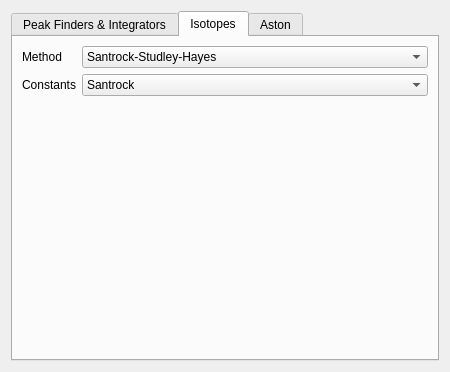
<?xml version="1.0" encoding="UTF-8"?>
<ui version="4.0">
 <class>Form</class>
 <widget class="QWidget" name="Form">
  <property name="geometry">
   <rect>
    <x>0</x>
    <y>0</y>
    <width>450</width>
    <height>372</height>
   </rect>
  </property>
  <property name="windowTitle">
   <string>Form</string>
  </property>
  <layout class="QVBoxLayout" name="verticalLayout">
   <item>
    <widget class="QTabWidget" name="tabWidget">
     <property name="tabPosition">
      <enum>QTabWidget::North</enum>
     </property>
     <property name="tabShape">
      <enum>QTabWidget::Rounded</enum>
     </property>
     <property name="currentIndex">
      <number>1</number>
     </property>
     <property name="elideMode">
      <enum>Qt::ElideNone</enum>
     </property>
     <property name="tabsClosable">
      <bool>false</bool>
     </property>
     <property name="movable">
      <bool>false</bool>
     </property>
     <widget class="QWidget" name="tab">
      <attribute name="title">
       <string>Peak Finders &amp;&amp; Integrators</string>
      </attribute>
      <layout class="QVBoxLayout" name="verticalLayout_2">
       <item>
        <widget class="QToolBox" name="toolBox">
         <property name="enabled">
          <bool>true</bool>
         </property>
         <property name="frameShadow">
          <enum>QFrame::Plain</enum>
         </property>
         <property name="currentIndex">
          <number>0</number>
         </property>
         <widget class="QWidget" name="page">
          <property name="geometry">
           <rect>
            <x>0</x>
            <y>0</y>
            <width>447</width>
            <height>170</height>
           </rect>
          </property>
          <attribute name="label">
           <string>Simple Peak Finder</string>
          </attribute>
          <layout class="QGridLayout" name="gridLayout_4">
           <item row="1" column="0">
            <widget class="QLabel" name="label_5">
             <property name="text">
              <string>Ending Slope</string>
             </property>
             <property name="alignment">
              <set>Qt::AlignRight|Qt::AlignTrailing|Qt::AlignVCenter</set>
             </property>
            </widget>
           </item>
           <item row="1" column="1">
            <widget class="QDoubleSpinBox" name="doubleSimpleEndSlope">
             <property name="minimum">
              <double>-10000.000000000000000</double>
             </property>
             <property name="maximum">
              <double>10000.000000000000000</double>
             </property>
             <property name="singleStep">
              <double>100.000000000000000</double>
             </property>
             <property name="value">
              <double>200.000000000000000</double>
             </property>
            </widget>
           </item>
           <item row="0" column="1">
            <widget class="QDoubleSpinBox" name="doubleSimpleStartSlope">
             <property name="minimum">
              <double>-10000.000000000000000</double>
             </property>
             <property name="maximum">
              <double>10000.000000000000000</double>
             </property>
             <property name="singleStep">
              <double>100.000000000000000</double>
             </property>
             <property name="value">
              <double>500.000000000000000</double>
             </property>
            </widget>
           </item>
           <item row="0" column="0">
            <widget class="QLabel" name="label_4">
             <property name="text">
              <string>Starting Slope</string>
             </property>
             <property name="alignment">
              <set>Qt::AlignRight|Qt::AlignTrailing|Qt::AlignVCenter</set>
             </property>
            </widget>
           </item>
           <item row="0" column="3">
            <widget class="QDoubleSpinBox" name="doubleSimpleMaxPeakWidth">
             <property name="value">
              <double>1.500000000000000</double>
             </property>
            </widget>
           </item>
           <item row="1" column="2">
            <widget class="QLabel" name="label_7">
             <property name="text">
              <string>Min Peak Height</string>
             </property>
             <property name="alignment">
              <set>Qt::AlignRight|Qt::AlignTrailing|Qt::AlignVCenter</set>
             </property>
            </widget>
           </item>
           <item row="1" column="3">
            <widget class="QDoubleSpinBox" name="doubleSimpleMinPeakHgt">
             <property name="maximum">
              <double>10000000.000000000000000</double>
             </property>
             <property name="singleStep">
              <double>100.000000000000000</double>
             </property>
             <property name="value">
              <double>50.000000000000000</double>
             </property>
            </widget>
           </item>
           <item row="0" column="2">
            <widget class="QLabel" name="label_6">
             <property name="text">
              <string>Max Peak Width (min)</string>
             </property>
             <property name="alignment">
              <set>Qt::AlignRight|Qt::AlignTrailing|Qt::AlignVCenter</set>
             </property>
            </widget>
           </item>
          </layout>
         </widget>
         <widget class="QWidget" name="page_3">
          <property name="geometry">
           <rect>
            <x>0</x>
            <y>0</y>
            <width>387</width>
            <height>82</height>
           </rect>
          </property>
          <attribute name="label">
           <string>Wavelet Peak Finder</string>
          </attribute>
          <layout class="QGridLayout" name="gridLayout">
           <item row="0" column="2">
            <widget class="QLabel" name="label_17">
             <property name="text">
              <string>Min Length</string>
             </property>
             <property name="alignment">
              <set>Qt::AlignRight|Qt::AlignTrailing|Qt::AlignVCenter</set>
             </property>
            </widget>
           </item>
           <item row="1" column="0">
            <widget class="QLabel" name="label_13">
             <property name="text">
              <string>Assumed Sigma</string>
             </property>
             <property name="alignment">
              <set>Qt::AlignRight|Qt::AlignTrailing|Qt::AlignVCenter</set>
             </property>
            </widget>
           </item>
           <item row="1" column="1">
            <widget class="QDoubleSpinBox" name="doubleWaveletAssSig">
             <property name="value">
              <double>4.000000000000000</double>
             </property>
            </widget>
           </item>
           <item row="0" column="0">
            <widget class="QLabel" name="label_12">
             <property name="text">
              <string>Minimum Signal-Noise Ratio</string>
             </property>
             <property name="alignment">
              <set>Qt::AlignRight|Qt::AlignTrailing|Qt::AlignVCenter</set>
             </property>
            </widget>
           </item>
           <item row="0" column="1">
            <widget class="QDoubleSpinBox" name="doubleWaveletMinSNR">
             <property name="value">
              <double>1.000000000000000</double>
             </property>
            </widget>
           </item>
           <item row="1" column="2">
            <widget class="QLabel" name="label_18">
             <property name="text">
              <string>Max Dist</string>
             </property>
             <property name="alignment">
              <set>Qt::AlignRight|Qt::AlignTrailing|Qt::AlignVCenter</set>
             </property>
            </widget>
           </item>
           <item row="0" column="3">
            <widget class="QDoubleSpinBox" name="doubleWaveletMinLength">
             <property name="value">
              <double>8.000000000000000</double>
             </property>
            </widget>
           </item>
           <item row="1" column="3">
            <widget class="QDoubleSpinBox" name="doubleWaveletMaxDist">
             <property name="value">
              <double>4.000000000000000</double>
             </property>
            </widget>
           </item>
           <item row="2" column="0">
            <widget class="QLabel" name="label_19">
             <property name="text">
              <string>Gap Thresh</string>
             </property>
             <property name="alignment">
              <set>Qt::AlignRight|Qt::AlignTrailing|Qt::AlignVCenter</set>
             </property>
            </widget>
           </item>
           <item row="2" column="1">
            <widget class="QDoubleSpinBox" name="doubleWaveletGapThresh">
             <property name="value">
              <double>2.000000000000000</double>
             </property>
            </widget>
           </item>
          </layout>
         </widget>
         <widget class="QWidget" name="page_2">
          <property name="geometry">
           <rect>
            <x>0</x>
            <y>0</y>
            <width>117</width>
            <height>29</height>
           </rect>
          </property>
          <attribute name="label">
           <string>Event Peak Finder</string>
          </attribute>
          <layout class="QFormLayout" name="formLayout">
           <item row="0" column="0">
            <widget class="QLabel" name="label_3">
             <property name="text">
              <string>Adjust Times</string>
             </property>
            </widget>
           </item>
           <item row="0" column="1">
            <widget class="QCheckBox" name="checkEventAdjust">
             <property name="text">
              <string/>
             </property>
            </widget>
           </item>
          </layout>
         </widget>
         <widget class="QWidget" name="page_4">
          <property name="geometry">
           <rect>
            <x>0</x>
            <y>0</y>
            <width>416</width>
            <height>187</height>
           </rect>
          </property>
          <attribute name="label">
           <string>LeastSq Integrator</string>
          </attribute>
          <layout class="QFormLayout" name="formLayout_6">
           <property name="fieldGrowthPolicy">
            <enum>QFormLayout::ExpandingFieldsGrow</enum>
           </property>
           <item row="0" column="0">
            <widget class="QLabel" name="label_14">
             <property name="text">
              <string>Peak Model</string>
             </property>
            </widget>
           </item>
           <item row="0" column="1">
            <widget class="QComboBox" name="comboLeastSqPeakModel"/>
           </item>
          </layout>
         </widget>
         <widget class="QWidget" name="page_5">
          <property name="geometry">
           <rect>
            <x>0</x>
            <y>0</y>
            <width>116</width>
            <height>56</height>
           </rect>
          </property>
          <attribute name="label">
           <string>Periodic Integrator</string>
          </attribute>
          <layout class="QFormLayout" name="formLayout_3">
           <item row="0" column="0">
            <widget class="QLabel" name="label_15">
             <property name="enabled">
              <bool>false</bool>
             </property>
             <property name="text">
              <string>Offset</string>
             </property>
            </widget>
           </item>
           <item row="0" column="1">
            <widget class="QDoubleSpinBox" name="doublePeriodicOffset">
             <property name="enabled">
              <bool>false</bool>
             </property>
            </widget>
           </item>
           <item row="1" column="0">
            <widget class="QLabel" name="label_16">
             <property name="enabled">
              <bool>false</bool>
             </property>
             <property name="text">
              <string>Period</string>
             </property>
            </widget>
           </item>
           <item row="1" column="1">
            <widget class="QDoubleSpinBox" name="doublePeriodicPeriod">
             <property name="enabled">
              <bool>false</bool>
             </property>
            </widget>
           </item>
          </layout>
         </widget>
        </widget>
       </item>
      </layout>
     </widget>
     <widget class="QWidget" name="tab_2">
      <attribute name="title">
       <string>Isotopes</string>
      </attribute>
      <layout class="QFormLayout" name="formLayout_2">
       <item row="1" column="0">
        <widget class="QLabel" name="label">
         <property name="text">
          <string>Constants</string>
         </property>
        </widget>
       </item>
       <item row="1" column="1">
        <widget class="QComboBox" name="comboIsotopeKs">
         <property name="currentIndex">
          <number>3</number>
         </property>
         <item>
          <property name="text">
           <string>Craig</string>
          </property>
         </item>
         <item>
          <property name="text">
           <string>IAEA</string>
          </property>
         </item>
         <item>
          <property name="text">
           <string>Warner</string>
          </property>
         </item>
         <item>
          <property name="text">
           <string>Santrock</string>
          </property>
         </item>
         <item>
          <property name="text">
           <string>Assonov</string>
          </property>
         </item>
         <item>
          <property name="text">
           <string>Assonov2</string>
          </property>
         </item>
         <item>
          <property name="text">
           <string>Isodat</string>
          </property>
         </item>
        </widget>
       </item>
       <item row="0" column="0">
        <widget class="QLabel" name="label_2">
         <property name="text">
          <string>Method</string>
         </property>
        </widget>
       </item>
       <item row="0" column="1">
        <widget class="QComboBox" name="comboIsotopeMethod">
         <item>
          <property name="text">
           <string>Santrock-Studley-Hayes</string>
          </property>
         </item>
         <item>
          <property name="text">
           <string>Craig</string>
          </property>
         </item>
        </widget>
       </item>
      </layout>
     </widget>
     <widget class="QWidget" name="tab_4">
      <attribute name="title">
       <string>Aston</string>
      </attribute>
      <layout class="QVBoxLayout" name="verticalLayout_3">
       <item>
        <layout class="QFormLayout" name="formLayout_4">
         <item row="0" column="0">
          <widget class="QLabel" name="label_8">
           <property name="enabled">
            <bool>false</bool>
           </property>
           <property name="text">
            <string>Compound DB</string>
           </property>
          </widget>
         </item>
         <item row="0" column="1">
          <widget class="QLineEdit" name="lineCompoundDB">
           <property name="enabled">
            <bool>false</bool>
           </property>
          </widget>
         </item>
         <item row="1" column="0">
          <widget class="QLabel" name="label_9">
           <property name="enabled">
            <bool>false</bool>
           </property>
           <property name="text">
            <string>Method DB</string>
           </property>
          </widget>
         </item>
         <item row="1" column="1">
          <widget class="QLineEdit" name="lineMethodDB">
           <property name="enabled">
            <bool>false</bool>
           </property>
          </widget>
         </item>
         <item row="2" column="1">
          <widget class="QCheckBox" name="checkDBRescan">
           <property name="text">
            <string/>
           </property>
           <property name="checked">
            <bool>true</bool>
           </property>
          </widget>
         </item>
         <item row="2" column="0">
          <widget class="QLabel" name="label_10">
           <property name="text">
            <string>Rescan on Open</string>
           </property>
          </widget>
         </item>
         <item row="3" column="0">
          <widget class="QLabel" name="label_11">
           <property name="text">
            <string>Remove Deleted Files</string>
           </property>
          </widget>
         </item>
         <item row="3" column="1">
          <widget class="QCheckBox" name="checkDBRemoveDeleted">
           <property name="text">
            <string/>
           </property>
          </widget>
         </item>
        </layout>
       </item>
       <item>
        <spacer name="verticalSpacer_2">
         <property name="orientation">
          <enum>Qt::Vertical</enum>
         </property>
         <property name="sizeHint" stdset="0">
          <size>
           <width>20</width>
           <height>40</height>
          </size>
         </property>
        </spacer>
       </item>
       <item>
        <widget class="QPushButton" name="pushButtonCopyDB">
         <property name="text">
          <string>Copy Settings from Other AstonDB</string>
         </property>
        </widget>
       </item>
      </layout>
     </widget>
    </widget>
   </item>
  </layout>
 </widget>
 <resources/>
 <connections/>
</ui>
